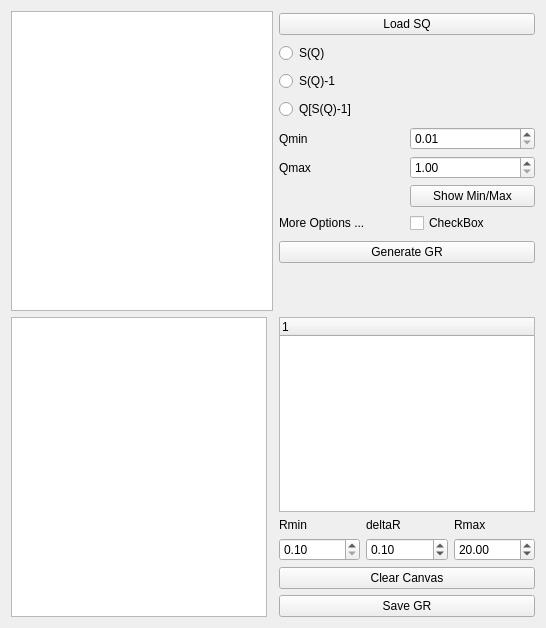
            <widget class="QWidget" name="tab_gR">
             <attribute name="title">
              <string>Calculate G(R)</string>
             </attribute>
             <layout class="QGridLayout" name="gridLayout_17">
              <item row="0" column="2">
               <layout class="QVBoxLayout" name="verticalLayout_42">
                <item>
                 <widget class="QPushButton" name="pushButton_loadSQ">
                  <property name="toolTip">
                   <string>&lt;html&gt;&lt;head/&gt;&lt;body&gt;&lt;p&gt;Load S(Q) from the reduction tab. Plot S(Q), S(Q)-1 or Q[S(Q)-1] according to the selected radio buttons below.&lt;/p&gt;&lt;p&gt;&lt;span style=&quot; font-weight:600;&quot;&gt;Use regular file loader at this phase.&lt;/span&gt;&lt;/p&gt;&lt;p&gt;Duplicate the function in FastGR/scripts/fastgr&lt;/p&gt;&lt;p&gt;149     def read_SQ_file(self):&lt;/p&gt;&lt;p&gt;&lt;br/&gt;&lt;/p&gt;&lt;/body&gt;&lt;/html&gt;</string>
                  </property>
                  <property name="text">
                   <string>Load SQ</string>
                  </property>
                 </widget>
                </item>
                <item>
                 <widget class="QRadioButton" name="radioButton_sq">
                  <property name="text">
                   <string>S(Q)</string>
                  </property>
                 </widget>
                </item>
                <item>
                 <widget class="QRadioButton" name="radioButton_sqm1">
                  <property name="text">
                   <string>S(Q)-1</string>
                  </property>
                 </widget>
                </item>
                <item>
                 <widget class="QRadioButton" name="radioButton_qsqm1">
                  <property name="text">
                   <string>Q[S(Q)-1]</string>
                  </property>
                 </widget>
                </item>
                <item>
                 <layout class="QGridLayout" name="gridLayout_18">
                  <item row="1" column="0">
                   <widget class="QLabel" name="labelQmax">
                    <property name="text">
                     <string>Qmax</string>
                    </property>
                   </widget>
                  </item>
                  <item row="1" column="1">
                   <widget class="QDoubleSpinBox" name="doubleSpinBoxQmax">
                    <property name="minimum">
                     <double>1.000000000000000</double>
                    </property>
                    <property name="maximum">
                     <double>50.000000000000000</double>
                    </property>
                    <property name="singleStep">
                     <double>0.500000000000000</double>
                    </property>
                   </widget>
                  </item>
                  <item row="0" column="1">
                   <widget class="QDoubleSpinBox" name="doubleSpinBoxQmin">
                    <property name="minimum">
                     <double>0.010000000000000</double>
                    </property>
                    <property name="maximum">
                     <double>10.000000000000000</double>
                    </property>
                    <property name="singleStep">
                     <double>0.010000000000000</double>
                    </property>
                   </widget>
                  </item>
                  <item row="0" column="0">
                   <widget class="QLabel" name="labelQmin">
                    <property name="text">
                     <string>Qmin</string>
                    </property>
                   </widget>
                  </item>
                  <item row="3" column="0">
                   <widget class="QLabel" name="label_93">
                    <property name="text">
                     <string>More Options ...</string>
                    </property>
                   </widget>
                  </item>
                  <item row="3" column="1">
                   <widget class="QCheckBox" name="checkBox">
                    <property name="text">
                     <string>CheckBox</string>
                    </property>
                   </widget>
                  </item>
                  <item row="2" column="1">
                   <widget class="QPushButton" name="pushButton_showQMinMax">
                    <property name="toolTip">
                     <string>&lt;html&gt;&lt;head/&gt;&lt;body&gt;&lt;p&gt;Show or hide the vertical indicators for Qmin and Qmax&lt;/p&gt;&lt;/body&gt;&lt;/html&gt;</string>
                    </property>
                    <property name="text">
                     <string>Show Min/Max</string>
                    </property>
                   </widget>
                  </item>
                 </layout>
                </item>
                <item>
                 <layout class="QGridLayout" name="gridLayout_19">
                  <item row="0" column="0">
                   <widget class="QPushButton" name="pushButton_generateGR">
                    <property name="text">
                     <string>Generate GR</string>
                    </property>
                   </widget>
                  </item>
                 </layout>
                </item>
                <item>
                 <spacer name="verticalSpacer_36">
                  <property name="orientation">
                   <enum>Qt::Vertical</enum>
                  </property>
                  <property name="sizeType">
                   <enum>QSizePolicy::Preferred</enum>
                  </property>
                  <property name="sizeHint" stdset="0">
                   <size>
                    <width>20</width>
                    <height>40</height>
                   </size>
                  </property>
                 </spacer>
                </item>
               </layout>
              </item>
              <item row="4" column="2">
               <layout class="QVBoxLayout" name="verticalLayout_43">
                <item>
                 <widget class="GofRTree" name="treeWidget_grWsList">
                  <property name="sizePolicy">
                   <sizepolicy hsizetype="Preferred" vsizetype="Expanding">
                    <horstretch>0</horstretch>
                    <verstretch>0</verstretch>
                   </sizepolicy>
                  </property>
                  <property name="toolTip">
                   <string>&lt;html&gt;&lt;head/&gt;&lt;body&gt;&lt;p&gt;write click on the workspace name should give user the option to plot/over plot &lt;/p&gt;&lt;/body&gt;&lt;/html&gt;</string>
                  </property>
                  <column>
                   <property name="text">
                    <string notr="true">1</string>
                   </property>
                  </column>
                 </widget>
                </item>
                <item>
                 <layout class="QGridLayout" name="gridLayout_20">
                  <item row="0" column="0">
                   <widget class="QLabel" name="labelRmin">
                    <property name="text">
                     <string>Rmin</string>
                    </property>
                   </widget>
                  </item>
                  <item row="0" column="2">
                   <widget class="QLabel" name="labeldelR">
                    <property name="text">
                     <string>deltaR</string>
                    </property>
                   </widget>
                  </item>
                  <item row="0" column="4">
                   <widget class="QLabel" name="labelRmax">
                    <property name="text">
                     <string>Rmax</string>
                    </property>
                   </widget>
                  </item>
                  <item row="1" column="0">
                   <widget class="QDoubleSpinBox" name="doubleSpinBoxRmin">
                    <property name="minimum">
                     <double>0.100000000000000</double>
                    </property>
                    <property name="maximum">
                     <double>4.000000000000000</double>
                    </property>
                    <property name="singleStep">
                     <double>0.100000000000000</double>
                    </property>
                   </widget>
                  </item>
                  <item row="1" column="2">
                   <widget class="QDoubleSpinBox" name="doubleSpinBoxDelR">
                    <property name="minimum">
                     <double>0.010000000000000</double>
                    </property>
                    <property name="maximum">
                     <double>1.000000000000000</double>
                    </property>
                    <property name="singleStep">
                     <double>0.010000000000000</double>
                    </property>
                    <property name="value">
                     <double>0.100000000000000</double>
                    </property>
                   </widget>
                  </item>
                  <item row="1" column="4">
                   <widget class="QDoubleSpinBox" name="doubleSpinBoxRmax">
                    <property name="minimum">
                     <double>5.000000000000000</double>
                    </property>
                    <property name="maximum">
                     <double>100.000000000000000</double>
                    </property>
                    <property name="value">
                     <double>20.000000000000000</double>
                    </property>
                   </widget>
                  </item>
                 </layout>
                </item>
                <item>
                 <widget class="QPushButton" name="pushButton_clearGrCanvas">
                  <property name="text">
                   <string>Clear Canvas</string>
                  </property>
                 </widget>
                </item>
                <item>
                 <widget class="QPushButton" name="pushButton_saveGR">
                  <property name="text">
                   <string>Save GR</string>
                  </property>
                 </widget>
                </item>
               </layout>
              </item>
              <item row="4" column="0">
               <widget class="GofRView" name="graphicsView_gr">
                <property name="minimumSize">
                 <size>
                  <width>50</width>
                  <height>300</height>
                 </size>
                </property>
               </widget>
              </item>
              <item row="0" column="0" colspan="2">
               <widget class="SofQView" name="graphicsView_sq">
                <property name="minimumSize">
                 <size>
                  <width>50</width>
                  <height>300</height>
                 </size>
                </property>
               </widget>
              </item>
             </layout>
            </widget>
